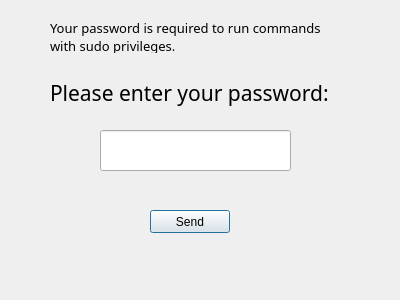
<?xml version="1.0" encoding="UTF-8"?>
<ui version="4.0">
 <class>Dialog</class>
 <widget class="QDialog" name="Dialog">
  <property name="geometry">
   <rect>
    <x>0</x>
    <y>0</y>
    <width>400</width>
    <height>300</height>
   </rect>
  </property>
  <property name="windowTitle">
   <string>Dialog</string>
  </property>
  <widget class="QLabel" name="label">
   <property name="geometry">
    <rect>
     <x>50</x>
     <y>80</y>
     <width>318</width>
     <height>26</height>
    </rect>
   </property>
   <property name="font">
    <font>
     <family>Ubuntu Sans Mono</family>
     <pointsize>16</pointsize>
    </font>
   </property>
   <property name="text">
    <string>Please enter your password:</string>
   </property>
  </widget>
  <widget class="QLineEdit" name="lineEdit">
   <property name="geometry">
    <rect>
     <x>100</x>
     <y>130</y>
     <width>191</width>
     <height>41</height>
    </rect>
   </property>
   <property name="echoMode">
    <enum>QLineEdit::Password</enum>
   </property>
  </widget>
  <widget class="QLabel" name="label_2">
   <property name="geometry">
    <rect>
     <x>50</x>
     <y>20</y>
     <width>298</width>
     <height>33</height>
    </rect>
   </property>
   <property name="font">
    <font>
     <family>Ubuntu Sans Mono</family>
     <pointsize>10</pointsize>
    </font>
   </property>
   <property name="text">
    <string>Your password is required to run commands 
with sudo privileges.</string>
   </property>
  </widget>
  <widget class="QPushButton" name="pushButton">
   <property name="geometry">
    <rect>
     <x>150</x>
     <y>210</y>
     <width>80</width>
     <height>23</height>
    </rect>
   </property>
   <property name="text">
    <string>Send</string>
   </property>
  </widget>
 </widget>
 <resources/>
 <connections/>
</ui>
